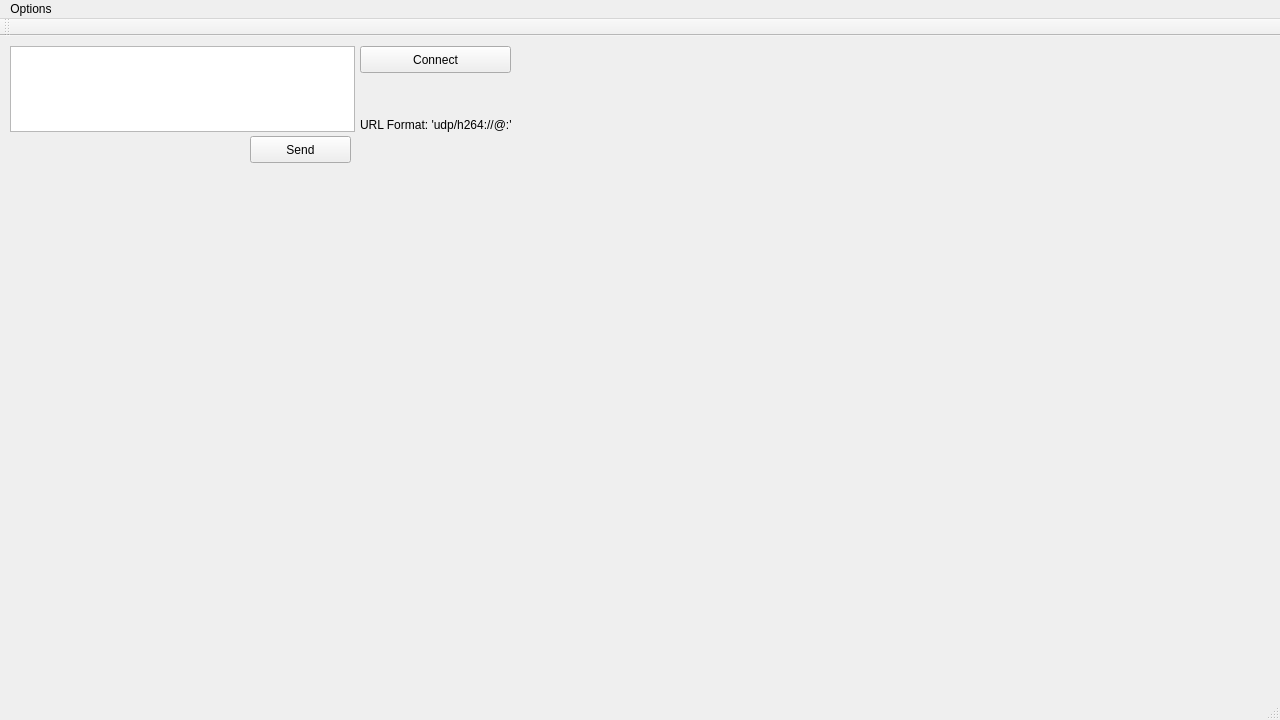
<?xml version="1.0" encoding="UTF-8"?>
<ui version="4.0">
 <class>MainWindow</class>
 <widget class="QMainWindow" name="MainWindow">
  <property name="geometry">
   <rect>
    <x>0</x>
    <y>0</y>
    <width>1280</width>
    <height>720</height>
   </rect>
  </property>
  <property name="windowTitle">
   <string>Command Center</string>
  </property>
  <widget class="QWidget" name="centralWidget">
   <widget class="QPushButton" name="bSend">
    <property name="geometry">
     <rect>
      <x>250</x>
      <y>100</y>
      <width>101</width>
      <height>27</height>
     </rect>
    </property>
    <property name="text">
     <string>Send</string>
    </property>
   </widget>
   <widget class="QPushButton" name="bConnect">
    <property name="geometry">
     <rect>
      <x>360</x>
      <y>10</y>
      <width>151</width>
      <height>27</height>
     </rect>
    </property>
    <property name="text">
     <string>Connect</string>
    </property>
   </widget>
   <widget class="StreamerTextEdit" name="teCommand">
    <property name="geometry">
     <rect>
      <x>10</x>
      <y>10</y>
      <width>345</width>
      <height>86</height>
     </rect>
    </property>
   </widget>
   <widget class="VLCVideoWidget" name="video_container" native="true">
    <property name="geometry">
     <rect>
      <x>10</x>
      <y>130</y>
      <width>511</width>
      <height>451</height>
     </rect>
    </property>
   </widget>
   <widget class="QLabel" name="lblFormat">
    <property name="geometry">
     <rect>
      <x>360</x>
      <y>80</y>
      <width>251</width>
      <height>17</height>
     </rect>
    </property>
    <property name="text">
     <string>URL Format: 'udp/h264://@:&lt;port&gt;'</string>
    </property>
   </widget>
  </widget>
  <widget class="QMenuBar" name="menuBar">
   <property name="geometry">
    <rect>
     <x>0</x>
     <y>0</y>
     <width>1280</width>
     <height>25</height>
    </rect>
   </property>
   <widget class="QMenu" name="menuOptions">
    <property name="title">
     <string>Options</string>
    </property>
    <addaction name="actionServer_Properties"/>
   </widget>
   <addaction name="menuOptions"/>
  </widget>
  <widget class="QToolBar" name="mainToolBar">
   <attribute name="toolBarArea">
    <enum>TopToolBarArea</enum>
   </attribute>
   <attribute name="toolBarBreak">
    <bool>false</bool>
   </attribute>
  </widget>
  <widget class="QStatusBar" name="statusBar"/>
  <action name="actionServer_Properties">
   <property name="text">
    <string>Server Properties</string>
   </property>
  </action>
 </widget>
 <layoutdefault spacing="6" margin="11"/>
 <customwidgets>
  <customwidget>
   <class>StreamerTextEdit</class>
   <extends>QTextEdit</extends>
   <header>UI/streamertextedit.h</header>
  </customwidget>
  <customwidget>
   <class>VLCVideoWidget</class>
   <extends>QWidget</extends>
   <header>UI/vlcvideowidget.h</header>
   <container>1</container>
  </customwidget>
 </customwidgets>
 <resources/>
 <connections/>
</ui>
